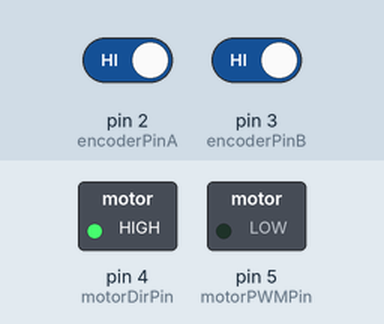
Recording of a sketch running on a simulated Arduino Uno, built with avr-gcc and run on an emulated ATmega328P. Shown: switched loads named in the sketch (green lamp = pin HIGH). The inputs (shaded band) are chosen by the test bench; at power-on: pin 2 (encoderPinA) HIGH, pin 3 (encoderPinB) HIGH. What the sketch prints to the serial monitor is not drawn.

Above: at 0.1 s.
Timing chart, 0 to 1.6 s (numbered marks = the images above):
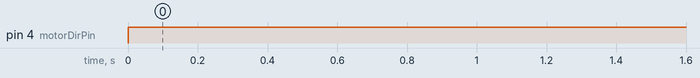

Measured:
- by itself, pin 4 (motorDirPin): LOW → HIGH at 0.00 s

The sketch:

encoder_Test_01.ino
```cpp
// motor control pin
const int motorDirPin = 4; // L298 Input 1
const int motorPWMPin = 5; // L298 Input 2

// encoder pin
const byte encoderPinA = 2;
const byte encoderPinB = 3;
//const boolean encoderStateA = False;

float motorDeg = 0;

int encoderPos = 0;
const float ratio = 360. / 34. / 52.;

// P control
float Kp = 30;
float targetDeg = 360;
int tmp = 0;


void doMotor(bool dir, int vel) {
  digitalWrite(motorDirPin, dir);
  analogWrite(motorPWMPin, dir ? (255 - vel) : vel);


}

void setup() {
  //  pinMode(encoderPinA, INPUT_PULLUP);
  //  attachInterrupt(digitalPinToInterrupt(encoderPinA), doEncoderA, CHANGE);
  //
  //  pinMode(encoderPinB, INPUT_PULLUP);
  //  attachInterrupt(digitalPinToInterrupt(encoderPinB), doEncoderB, CHANGE);
  pinMode(encoderPinA, INPUT_PULLUP);
  attachInterrupt(0, doEncoderA, CHANGE);

  pinMode(encoderPinB, INPUT_PULLUP);
  attachInterrupt(1, doEncoderB, CHANGE);

  pinMode(motorDirPin, OUTPUT);

  Serial.begin(115200);
}

void loop() {


//  if(encoderPos>1800){
//  //digitalWrite(motorDirPin, LOW);
//  analogWrite(motorPWMPin, 0);
//  Serial.print("encoderPos : ");
//  Serial.println(encoderPos);
//  delay(5000);
//  encoderPos = 0;
//    }
//    if(encoderPos<1800){
//  digitalWrite(motorDirPin, LOW);
//  analogWrite(motorPWMPin, 255);}
//
//


  /*
    Serial.print("     MotorDeg1 :");
    Serial.println(motorDeg);

    Serial.print("encoderPos1 :");
    Serial.println(encoderPos);
//  */
  float motorDeg = float(encoderPos) * ratio;
//
//  Serial.print("ratio : ");
//  Serial.print(ratio);
  float error = targetDeg - motorDeg;
  float control = Kp * error;
  /*
    Serial.print("     MotorDeg2 :");
    Serial.println(motorDeg);
    Serial.print("encoderPos2 :");
    Serial.println(encoderPos);
  */
  doMotor( (control >= 0) ? HIGH : LOW, min(abs(control), 255));
  /*
    Serial.print("     MotorDeg3 :");
    Serial.println(motorDeg);
    Serial.print("encoderPos3 :");
    Serial.println(encoderPos);
  */

  Serial.print("encoderPos : ");
  Serial.print(encoderPos);
  Serial.print("   motorDeg : ");
  Serial.print(float(encoderPos)*ratio);
  Serial.print("   error : ");
  Serial.print(error);
  Serial.print("    control : ");
  Serial.print(control);
  Serial.print("    motorVel : ");
  Serial.println(min(abs(control), 255));
  Serial.print("encoderPinA : ");
  Serial.println(digitalRead(encoderPinA));


}

void doEncoderA() {
  encoderPos += (digitalRead(encoderPinA) == digitalRead(encoderPinB)) ? 1 : -1;
  tmp += (digitalRead(encoderPinA) == digitalRead(encoderPinB)) ? 1 : -1;

}
void doEncoderB() {
  encoderPos += (digitalRead(encoderPinA) == digitalRead(encoderPinB)) ? -1 : 1;
}
```
